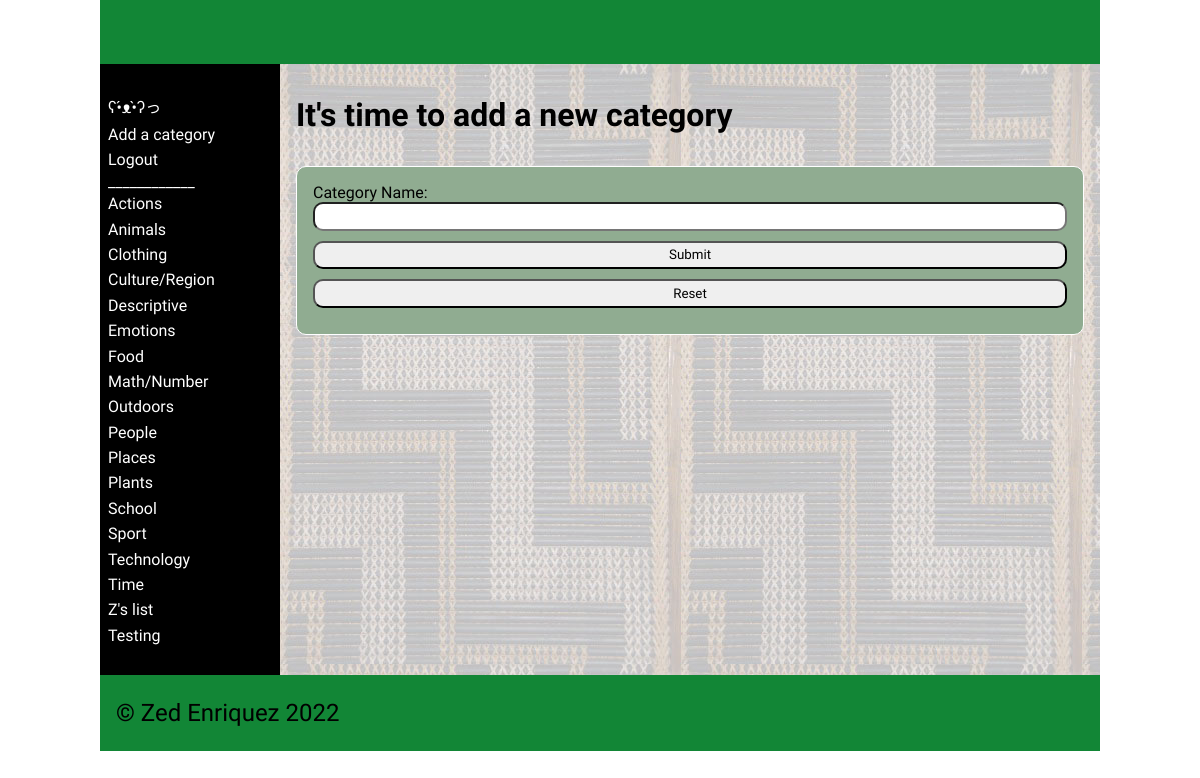
Page /add_category (signed in) on the earlier database version.
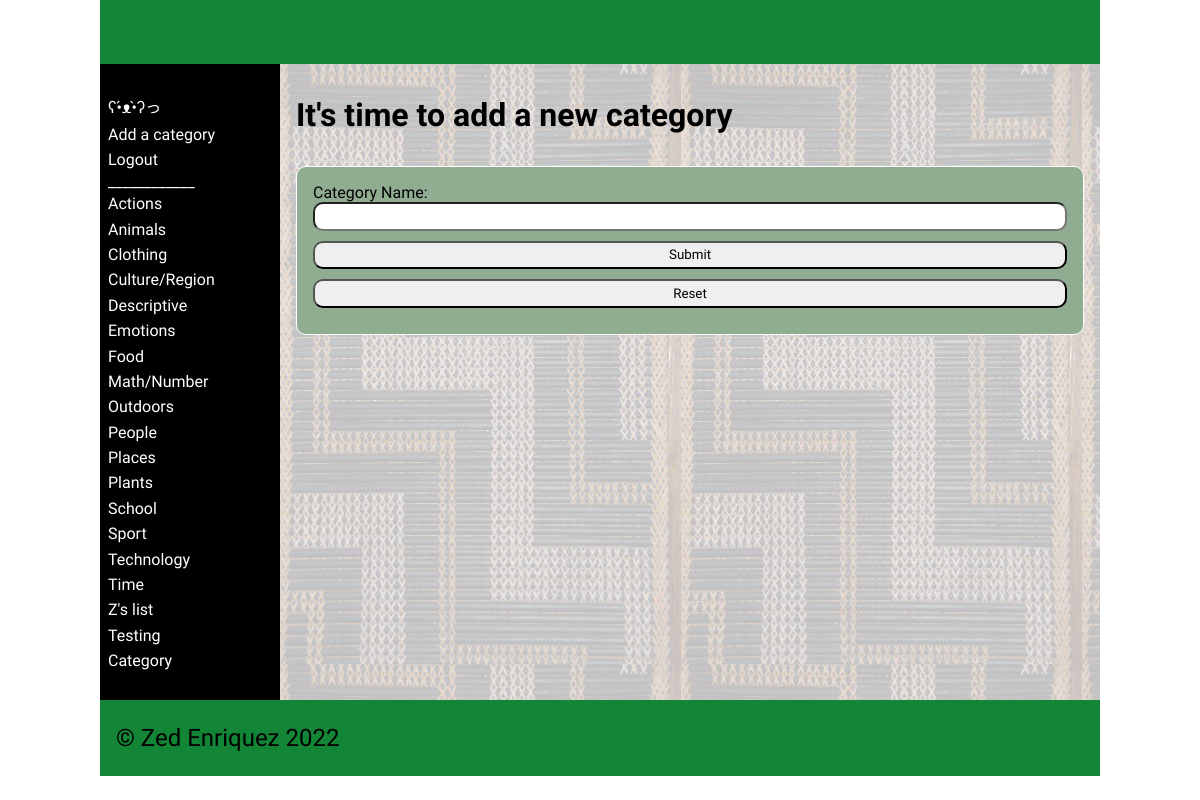
Same page on the later database version.
### tables this page shows
CREATE TABLE "categories"
(
	id integer
		constraint categories_pk
			primary key autoincrement,
	category_name varchar(30)
);

### app.py (the view, shortened to what this page needs)
@app.route('/add_category', methods=["GET", "POST"])
def render_add_category_page():
    if is_teacher() == 0:
        return redirect('/')
    error = request.args.get('error')
    if error is None:
        error = ""
    return render_template("add_category.html", error=error, logged_in=is_logged_in(),
                           categories_obtained=categories(), teacher_perm=is_teacher())

### app.py (called while the page is built)
def create_connection(db_file):
    try:
        connection = sqlite3.connect(db_file)
        connection.execute('pragma foreign_keys=ON')
        return connection
    except Error as e:
        print(e)
    return None

def categories():
    query = "SELECT id, category_name FROM categories"
    con = create_connection(DATABASE)
    cur = con.cursor()
    cur.execute(query)
    category_list = cur.fetchall()
    con.close()
    return category_list

def is_logged_in():
    if session.get("email") is None:
        print("not logged in")
        return False
    else:
        print("logged in")
        return True

def is_teacher():
    if session.get("teacher") == 0:
        print("A teacher isn't logged in")
        return False
    else:
        print("A Teacher is logged in")
        return True

### templates/add_category.html
{% extends "base.html" %}
{% block main %}
<h1>It's time to add a new category</h1>
<form class="dataForm" method="POST">
    <div class = "form-group">
        <div class="form-label">Category Name:</div>
        <div class="form-element"><input id="category_name" name="category_name" type="text" required
                                         MAXLENGTH="30"></div>
    </div>
    <div class="button-group">
        <input type="submit" value="Submit">
        <input type="reset" value="Reset">
    </div>
</form>
{% endblock %}

### templates/base.html (shortened to what this page needs)
<!doctype html>
<html lang="en">
<head>
	<link href="{{ url_for('static', filename='css/style.css') }}" rel="stylesheet">
</head>
<body>
	<div id="container">
		<header>
			<h1>{% block heading %}{% endblock %}</h1>
		</header>
		<nav>
			<ul>
				{% if logged_in %}
					<li><a href="/">ʕ•́ᴥ•̀ʔっ</a></li>
						{% if teacher_perm %}
						<li><a href="/add_category">Add a category</a></li>
						{% endif %}
                    <li><a href="/logout">Logout</a></li>
			</ul>
			<a> ____________ </a>
			<ul>
				{% for category in categories_obtained %}
				<li><a href="/category/{{ category[0] }}">{{ category[1] }}</a></li>
				{% endfor %}}
                {% else %}
                    <li><a href="/login">login</a></li>
                {% endif %}
			</ul>
		</nav>
		<main>
            {% block main%}
			{% endblock %}
        </main>
		<footer>
			<p>
				&copy; Zed Enriquez 2022
			</p>
		</footer>
	</div>
</body>
</html>

Differences in the rows shown:
added categories: category_name "Category"
